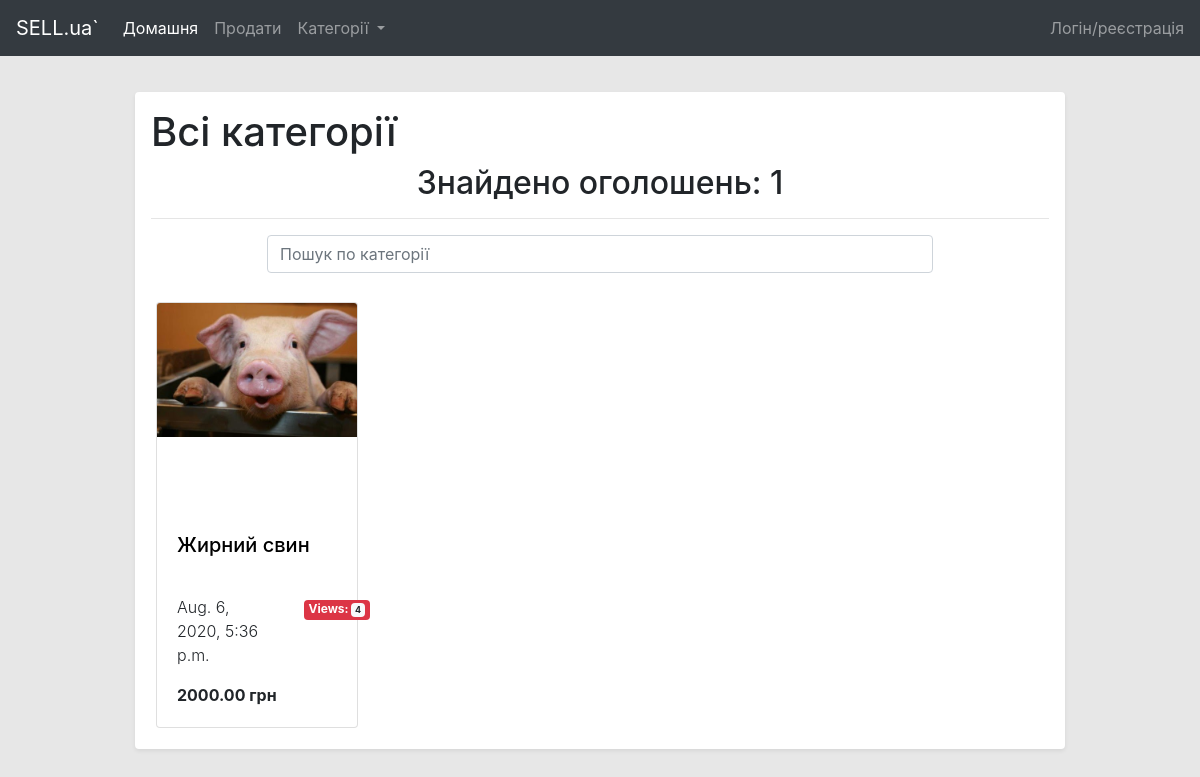
The app's page /category/root/, older data.
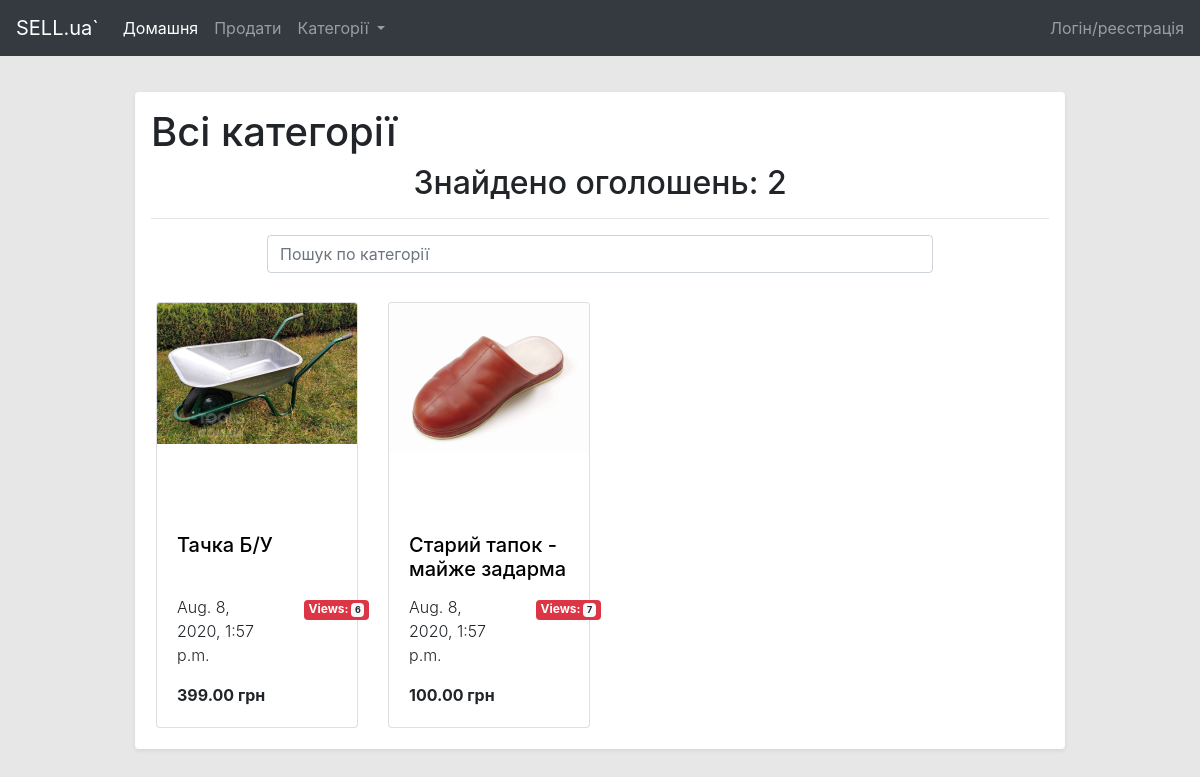
The same page, newer data.
### website/models.py (models this page shows, shortened)
class Category(models.Model):
    name = models.CharField("Назва", max_length=50)
    parent = models.ForeignKey("self", on_delete=models.SET_NULL, null=True, blank=True)
    url = models.SlugField(max_length=50, default='root')
    class Meta:
        verbose_name = "Категорія"
        verbose_name_plural = "Категорії"
    def get_url(self):
        return reverse("category", args=[self.url])

class Advert(models.Model):
    title = models.CharField("Заголовок", max_length=100)
    owner = models.ForeignKey(User, on_delete=models.CASCADE, verbose_name="Власник")
    date_published = models.DateTimeField("Дата публікації", auto_now=True)
    description = models.TextField("Опис", max_length=1000)
    price = models.DecimalField("Ціна", decimal_places=2, max_digits=10)
    is_price_final = models.BooleanField(default=False)
    status = models.ForeignKey(verbose_name="Статус", to=AdvertStatus, on_delete=models.SET_NULL, null=True)
    category = models.ForeignKey(Category, on_delete=models.CASCADE, verbose_name="Категорія")
    views = models.PositiveIntegerField("Перегляди", default=0)
    address = models.ForeignKey(verbose_name="Адреса відправлювача", to=UserAddress, on_delete=models.SET_NULL, null=True, blank=True)
    def get_cover_photo(self):
        all_images = self.advertphoto_set.all()
        if all_images:
            if self.advertphoto_set.filter(is_cover_photo=True):
                return self.advertphoto_set.filter(is_cover_photo=True).get().image.url
            else:
                return self.advertphoto_set.first().image.url
        return ''
    def is_advert_active(self):
        return self.status is not None \
               and self.status.label == "ADVERT_ACTIVE"
    class Meta:
        verbose_name = "Оголошення"
        verbose_name_plural = "Оголошення"

class AdvertPhoto(models.Model):
    advert = models.ForeignKey(Advert, verbose_name="Оголошення", on_delete=models.CASCADE)
    image = models.ImageField(upload_to="images/", verbose_name="Зображення", default='images/default-no-image.img')
    url = models.SlugField
    is_cover_photo = models.BooleanField("Обкладинка", default=False)
    class Meta:
        verbose_name = "Фото оголошення"
        verbose_name_plural = "Фото оголошення"

### website/views.py (the view)
# urls.py: path("category/<slug:url>/", views.CategoryAdvertListView.as_view(), name='category'),
class CategoryAdvertListView(HeaderAwareListView):
    model = Advert
    slug_field = "url"
    template_name = "website/category.html"
    def get_context_data(self, *, object_list=None, **kwargs):
        context_data = super(CategoryAdvertListView, self).get_context_data(object_list=None, kwargs=kwargs)
        context_data['category'] = Category.objects.get(url=self.kwargs["url"])
        return context_data
    def get_queryset(self):
        query_url = self.kwargs["url"]
        if "root" in query_url:
            return AdvertService.get_active_adverts()
        else:
            self_and_descendants = CategoryService.get_category_and_descendants(query_url)
            return AdvertService.get_active_adverts_for_categories(category_list=self_and_descendants)

### website/services.py (called while the page is built)
    @staticmethod
    def get_active_adverts():
            return Advert.objects.filter(status=AdvertService.ADVERT_STATUS_ACTIVE)

### templates/website/category.html
{% extends 'base.html' %}
{% block content %}
<h1> {{ category.name }}</h1>
{% if not advert_list.count %}
<h2 class="text-center">
    На жаль, не вдалось знайти результатів
</h2>
<div class="text-center">
    <span style='font-size:100px;'>&#128550;</span>
</div>
{% else %}
<h2 class="text-center"> Знайдено оголошень: {{advert_list.count}} </h2>
<hr/>
{% endif %}
{% if advert_list.count %}
<div class="row d-flex justify-content-center">
    <div class="active-cyan-4 mb-4 col-md-9">
        <input aria-label="Search" class="form-control" placeholder="Пошук по категорії" type="text">
    </div>
</div>
{% endif %}
{% include 'include/adverts_list.html' with advert_list=advert_list %}
{% endblock content %}

### templates/base.html (shortened to what this page needs)
<!DOCTYPE html>
<html lang="en">
<head>
    {% load static %}
    <link href="https://stackpath.bootstrapcdn.com/bootstrap/4.5.0/css/bootstrap.min.css"
 rel="stylesheet">
    <link href="{%static 'css/customstyle.css'%}" rel="stylesheet">
</head>
<body>
{% include 'include/header.html' %}
<main class="container main-container" role="main">
    <div class="my-3 p-3 bg-white rounded shadow-sm">
    {% block content %}
    {% endblock content %}
    </div>
</main>
</body>
</html>

### templates/include/header.html (shortened to what this page needs)
<nav class="navbar navbar-expand-lg navbar-dark bg-dark">
    <a class="navbar-brand" href="/">SELL.ua`</a>
    <div class="collapse navbar-collapse" id="navbarText">
        <ul class="navbar-nav mr-auto">
            <li class="nav-item active">
                <a class="nav-link" href="#">Домашня <span class="sr-only">(current)</span></a>
            </li>
            <li class="nav-item">
                <a class="nav-link" href="#">Продати</a>
            </li>
            <li class="nav-item dropdown">
                <a class="nav-link dropdown-toggle" data-toggle="dropdown" href="#"> Категорії </a>
            </li>
        </ul>
        <span class="navbar-text">
      Логін/реєстрація
    </span>
    </div>
</nav>

### templates/include/adverts_list.html
<div class="row">
    {% for advert in advert_list %}
    {% if advert.is_advert_active %}
    <div class="col-lg-3 col-md-6 col-sm-6 col-xs-12">
        <div class="card card-spaced w-100 " style="width: 18rem;">
            <div class="card-img-container">
                {% if advert.get_cover_photo %}
                <img alt="..." class="card-img-top" src="{{ advert.get_cover_photo }}">
                {% else %}
                <img alt="..." class="card-img-top" src="/media/images/default-no-image.jpg">
                {% endif %}
            </div>
            <div class="card-body">
                <h5 class="card-title"><a href="/advert/{{advert.pk}}">{{ advert.title }}</a></h5>
                <div class="row">
                    <div class="col-8">
                        <p class="font-weight-light">{{ advert.date_published }}</p>
                    </div>
                    <div class="col-4 text-right">
                        <span class="badge badge-danger">
                            Views: <span class="badge badge-light">{{ advert.views }}</span>
                        </span>
                    </div>
                </div>
                <b>{{advert.price}} грн</b>
            </div>
        </div>
    </div>
    {% endif %}
    {% endfor %}
</div>

### static/css/customstyle.css (style rules this page uses)
.card-img-container { height: 220px; overflow: hidden; }
.card-img-container img { height: auto; width: 100%; }
.card-spaced { margin: 5px 5px; }
.card-body { padding-top: 10px }
.container { padding-top: 20px; max-width: 80% }
.card-title { height: 50px; }
body { background-color: #E7E7E7; }
a { color: black; text-decoration: none; }

Row changes from the older to the newer data that the page shows:
no longer on this page (row edited): Advert: get_cover_photo (picture), title "Жирний свин", date_published "Aug. 6, 2020, 5:36 p.m.", views "4", price "2000.00"
now on this page (row edited): Advert: get_cover_photo (picture), title "Тачка Б/У", date_published "Aug. 8, 2020, 1:57 p.m.", views "6", price "399.00"
now on this page (row edited): Advert: get_cover_photo (picture), title "Старий тапок - майже задарма", date_published "Aug. 8, 2020, 1:57 p.m.", views "7", price "100.00"
Text that changed along with them:
{{ advert_list.count }}: "1" → "2"
